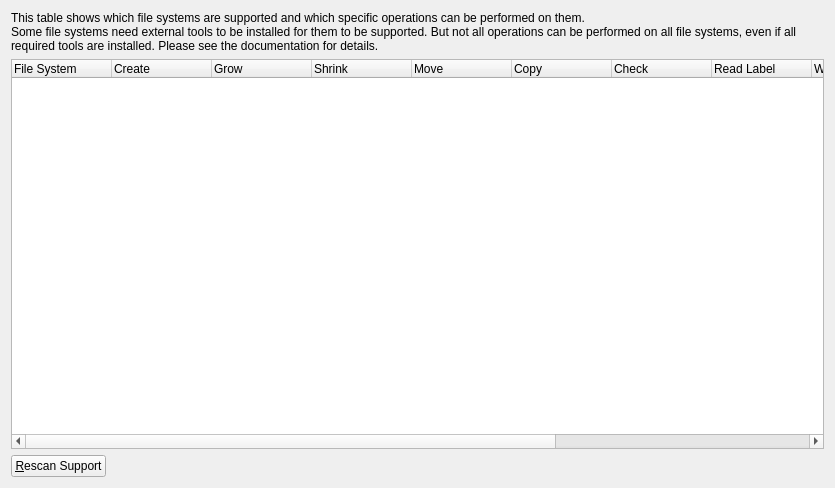
<?xml version="1.0" encoding="UTF-8"?>
<ui version="4.0">
 <class>FileSystemSupportDialogWidgetBase</class>
 <widget class="QWidget" name="FileSystemSupportDialogWidgetBase">
  <property name="geometry">
   <rect>
    <x>0</x>
    <y>0</y>
    <width>835</width>
    <height>488</height>
   </rect>
  </property>
  <layout class="QVBoxLayout" name="verticalLayout">
   <item>
    <widget class="QLabel" name="label">
     <property name="text">
      <string>This table shows which file systems are supported and which specific operations can be performed on them.
Some file systems need external tools to be installed for them to be supported. But not all operations can be performed on all file systems, even if all required tools are installed. Please see the documentation for details. </string>
     </property>
     <property name="wordWrap">
      <bool>true</bool>
     </property>
     <property name="textInteractionFlags">
      <set>Qt::LinksAccessibleByMouse|Qt::TextSelectableByKeyboard|Qt::TextSelectableByMouse</set>
     </property>
    </widget>
   </item>
   <item>
    <widget class="QTreeWidget" name="m_Tree">
     <property name="alternatingRowColors">
      <bool>true</bool>
     </property>
     <property name="selectionMode">
      <enum>QAbstractItemView::NoSelection</enum>
     </property>
     <property name="iconSize">
      <size>
       <width>32</width>
       <height>32</height>
      </size>
     </property>
     <property name="indentation">
      <number>0</number>
     </property>
     <property name="rootIsDecorated">
      <bool>false</bool>
     </property>
     <property name="uniformRowHeights">
      <bool>true</bool>
     </property>
     <property name="itemsExpandable">
      <bool>false</bool>
     </property>
     <property name="wordWrap">
      <bool>false</bool>
     </property>
     <property name="showGrid" stdset="0">
      <bool>false</bool>
     </property>
     <property name="cornerButtonEnabled" stdset="0">
      <bool>false</bool>
     </property>
     <column>
      <property name="text">
       <string>File System</string>
      </property>
     </column>
     <column>
      <property name="text">
       <string>Create</string>
      </property>
     </column>
     <column>
      <property name="text">
       <string>Grow</string>
      </property>
     </column>
     <column>
      <property name="text">
       <string>Shrink</string>
      </property>
     </column>
     <column>
      <property name="text">
       <string>Move</string>
      </property>
     </column>
     <column>
      <property name="text">
       <string>Copy</string>
      </property>
     </column>
     <column>
      <property name="text">
       <string>Check</string>
      </property>
     </column>
     <column>
      <property name="text">
       <string>Read Label</string>
      </property>
     </column>
     <column>
      <property name="text">
       <string>Write Label</string>
      </property>
     </column>
     <column>
      <property name="text">
       <string>Read Usage</string>
      </property>
     </column>
     <column>
      <property name="text">
       <string>Backup</string>
      </property>
     </column>
     <column>
      <property name="text">
       <string>Restore</string>
      </property>
     </column>
    </widget>
   </item>
   <item>
    <layout class="QHBoxLayout" name="horizontalLayout">
     <item>
      <widget class="KPushButton" name="m_ButtonRescan">
       <property name="text">
        <string comment="@action:button">&amp;Rescan Support</string>
       </property>
      </widget>
     </item>
     <item>
      <spacer name="horizontalSpacer">
       <property name="orientation">
        <enum>Qt::Horizontal</enum>
       </property>
       <property name="sizeHint" stdset="0">
        <size>
         <width>40</width>
         <height>20</height>
        </size>
       </property>
      </spacer>
     </item>
    </layout>
   </item>
  </layout>
 </widget>
 <customwidgets>
  <customwidget>
   <class>KPushButton</class>
   <extends>QPushButton</extends>
   <header>kpushbutton.h</header>
  </customwidget>
 </customwidgets>
 <resources/>
 <connections/>
</ui>
